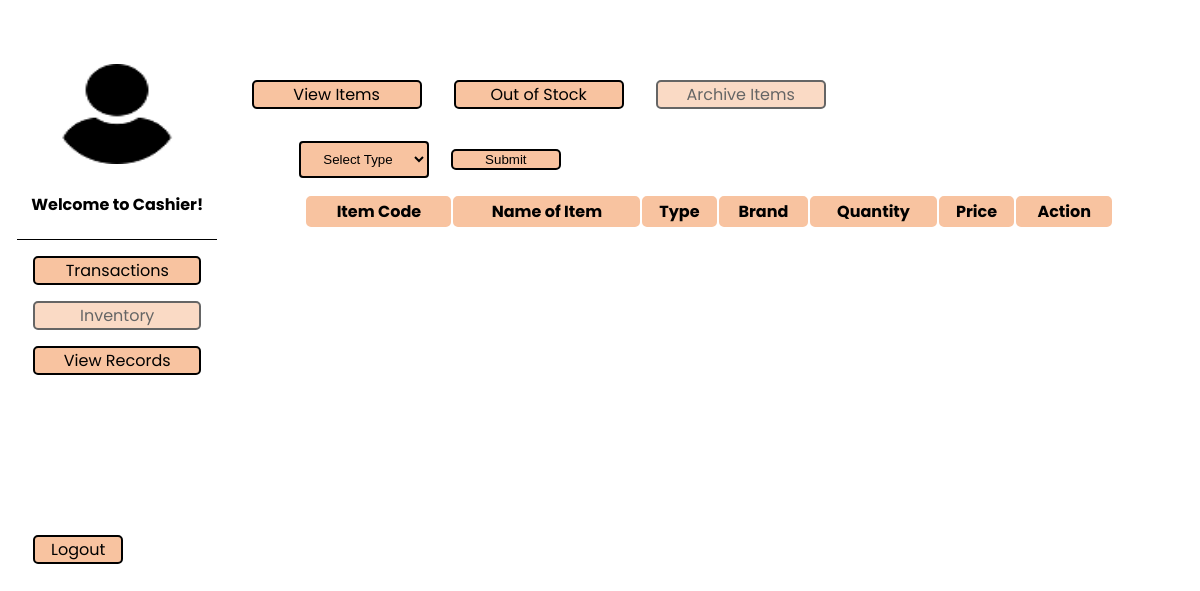
Page /inventory/archive_items.php on the earlier database version.
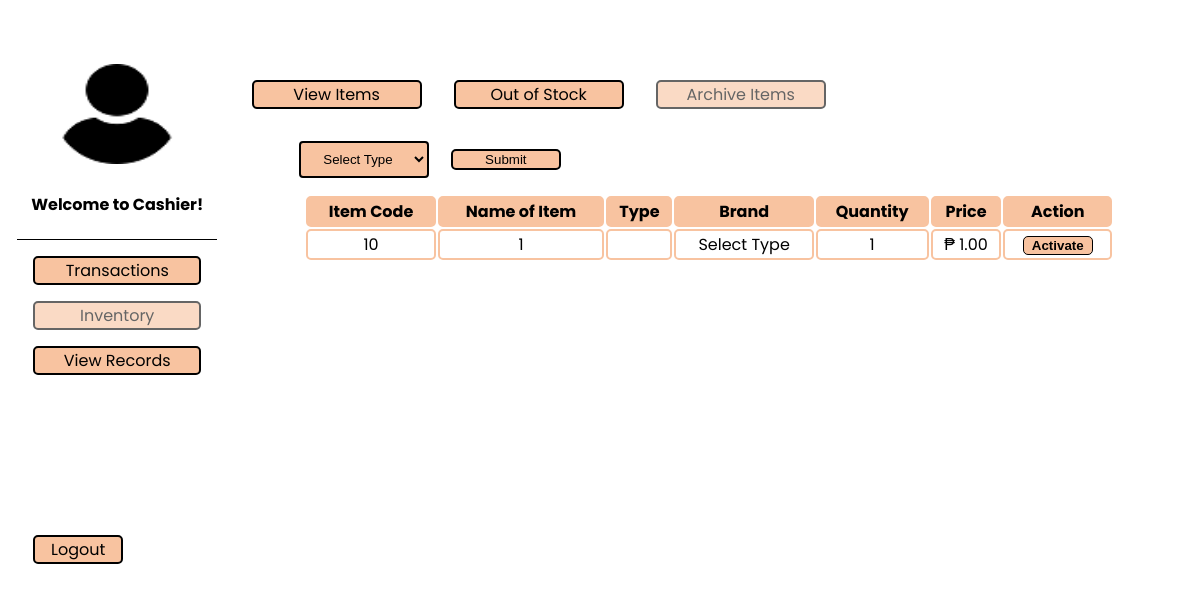
Same page on the later database version.
### tables this page shows
CREATE TABLE `tbl_inventory` (
  `item_id` int(10) NOT NULL,
  `item_name` varchar(255) NOT NULL,
  `type` varchar(255) NOT NULL,
  `quantity` int(11) NOT NULL,
  `price` int(11) NOT NULL,
  `image` varchar(255) NOT NULL,
  `description` varchar(255) NOT NULL,
  `status` varchar(50) NOT NULL,
  `brand` varchar(255) NOT NULL
);

### inventory/archive_items.php (the view, shortened to what this page needs)
<?php
include "../dbcon.php";
$search = $_GET['type'] ?? '';
$statement = $pdo->prepare('SELECT * FROM tbl_itemtype order by itemtype_id desc');
$statement->execute();
if ($search) {
  $statement = $pdo->prepare('SELECT * FROM tbl_inventory where type like :INAME and quantity != 0 and status = "archive" order by item_id desc');
  $statement->bindValue(':INAME', "%$search%");
} else {
  $statement = $pdo->prepare('SELECT * FROM tbl_inventory where quantity != 0 and status = "archive" order by item_id desc');
}
$statement->execute();
$row = $statement->fetchAll(PDO::FETCH_ASSOC);
?>
<!DOCTYPE html>
<html lang="en">
  <head>
    <link rel="stylesheet" href="../css/index.css" />
  </head>
  <body>
    <div class="admin-main">
      <div class="admin-image">
        <img
          src="../images/logoo.png"
          alt="admin logo"
          width="120"
          height="100"
        />
        <?php if ($_SESSION["Roles"] == 'admin'): ?>
          <h4>Welcome to Admin!</h4>
        <?php else: ?>
          <h4>Welcome to Cashier!</h4>
        <?php endif;?>
      </div>
      <ul>
        <li><a href="../order/order.php">Transactions</a></li>
        <li class="disabled" ><a href="inventory.php">Inventory</a></li>
        <li><a href="../view_orders/viewitem.php">View Records</a></li>
        <li class="logout"><a href="../logout.php">Logout</a></li>
      </ul>
    </div>
    <div class="admin-contents">
      <div class="navbar">
        <li><a href="inventory.php">View Items</a></li>
        <li><a href="out_stock.php">Out of Stock</a></li>
        <li class="disabled"><a href="archive_items.php">Archive Items</a></li>
      </div>
      <div class="admin-tables">
        <div class="admin-select">
          <form method="get" action="">
          <select name="type">
            <option selected value="">Select Type</option>
            </select>
            <input type="submit" value="Submit" />
          </form>
        </div>
        <table class="inventory">
        <tr>
            <th>Item Code</th>
            <th>Name of Item</th>
            <th>Type</th>
            <th>Brand</th>
            <th>Quantity</th>
            <th>Price</th>
            <th>Action</th>
        </tr>
          <?php foreach ($row as $i => $item):?>
        <tr>
			<td><?php echo $item['item_id']; ?></td>
			<td><?php echo $item['item_name']; ?></td>
			<td><?php echo $item['type']; ?></td>
			<td><?php echo $item['brand']; ?></td>
			<td><?php echo $item['quantity']; ?></td>
			<td>₱ <?php echo number_format($item['price'],  2, '.', ','); ?></td>
			<td>
        <form method="POST" action="activate_inventory.php">
         <button type="submit">Activate</button>
        </form>
      </td>
      </tr>
        <?php endforeach;?>
        </table>
      </div>
    </div>
  </body>
</html>

Differences in the rows shown:
added tbl_inventory: item_id "10", item_name "1", brand "Select Type", quantity "1", price "1.00"
